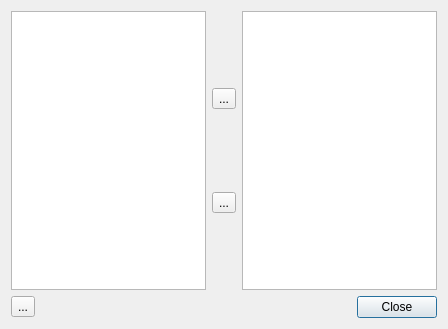
<?xml version="1.0" encoding="UTF-8"?>
<ui version="4.0">
 <class>PartitionManager</class>
 <widget class="QDialog" name="PartitionManager">
  <property name="geometry">
   <rect>
    <x>0</x>
    <y>0</y>
    <width>448</width>
    <height>329</height>
   </rect>
  </property>
  <property name="windowTitle">
   <string>Partition Manager</string>
  </property>
  <layout class="QGridLayout" name="gridLayout_2">
   <item row="0" column="0">
    <layout class="QGridLayout" name="gridLayout">
     <item row="0" column="0" colspan="3">
      <layout class="QHBoxLayout" name="hLayout">
       <item>
        <widget class="QTableView" name="activeView"/>
       </item>
       <item>
        <layout class="QVBoxLayout" name="vLayout">
         <item>
          <widget class="QToolButton" name="buttonInactive">
           <property name="toolTip">
            <string/>
           </property>
           <property name="text">
            <string>...</string>
           </property>
           <property name="icon">
            <iconset resource="../aardwolf.qrc">
             <normaloff>:/Oxygen/Files/icons/oxygen/128px-Oxygen480-actions-go-previous.svg.png</normaloff>:/Oxygen/Files/icons/oxygen/128px-Oxygen480-actions-go-previous.svg.png</iconset>
           </property>
          </widget>
         </item>
         <item>
          <widget class="QToolButton" name="buttonActive">
           <property name="text">
            <string>...</string>
           </property>
           <property name="icon">
            <iconset resource="../aardwolf.qrc">
             <normaloff>:/Oxygen/Files/icons/oxygen/128px-Oxygen480-actions-go-next.svg.png</normaloff>:/Oxygen/Files/icons/oxygen/128px-Oxygen480-actions-go-next.svg.png</iconset>
           </property>
          </widget>
         </item>
        </layout>
       </item>
       <item>
        <widget class="QTableView" name="inactiveView"/>
       </item>
      </layout>
     </item>
     <item row="1" column="0">
      <widget class="QToolButton" name="buttonAddPartition">
       <property name="text">
        <string>...</string>
       </property>
       <property name="icon">
        <iconset resource="../aardwolf.qrc">
         <normaloff>:/Oxygen/Files/icons/oxygen/120px-Oxygen480-categories-applications-education-miscellaneous.svg.png</normaloff>:/Oxygen/Files/icons/oxygen/120px-Oxygen480-categories-applications-education-miscellaneous.svg.png</iconset>
       </property>
      </widget>
     </item>
     <item row="1" column="1">
      <spacer name="hSpacer">
       <property name="orientation">
        <enum>Qt::Horizontal</enum>
       </property>
       <property name="sizeHint" stdset="0">
        <size>
         <width>388</width>
         <height>20</height>
        </size>
       </property>
      </spacer>
     </item>
     <item row="1" column="2">
      <widget class="QPushButton" name="closeButton">
       <property name="text">
        <string>Close</string>
       </property>
      </widget>
     </item>
    </layout>
   </item>
  </layout>
 </widget>
 <resources>
  <include location="../aardwolf.qrc"/>
 </resources>
 <connections/>
</ui>
